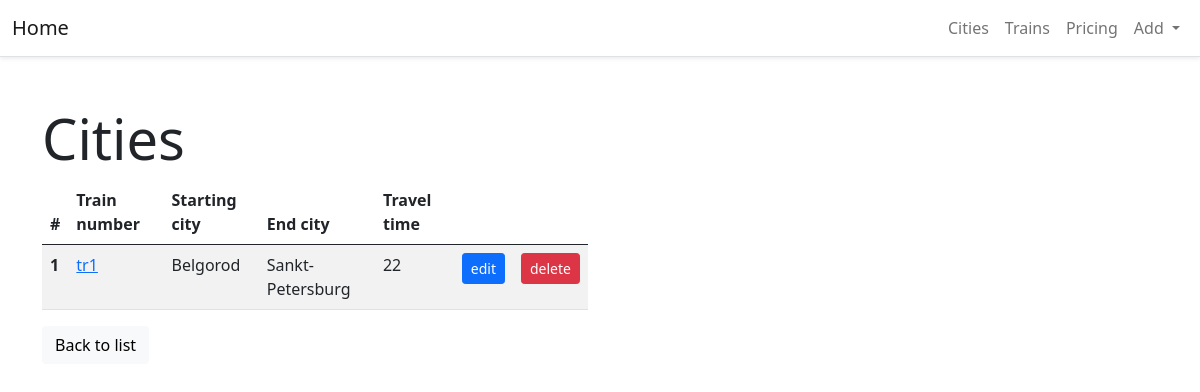
Screenshot of /trains/detail/1/ with the database file from the repository.
### trains/models.py (models this page shows, shortened)
class Train(models.Model):
    name = models.CharField(max_length=100, unique=True, verbose_name='Number train')
    from_city = models.ForeignKey(City, on_delete=models.CASCADE,
                                        verbose_name='Starting station',
                                        related_name = 'from_city')
    to_city = models.ForeignKey(City, on_delete=models.CASCADE,
                                        verbose_name='End station',
                                        related_name = 'to_city')
    travel_time = models.IntegerField(verbose_name='Travel time')
    class Meta:
        verbose_name = 'Train'
        verbose_name_plural = 'Trains'

### cities/models.py (models this page shows)
class City(models.Model):
    name = models.CharField(max_length=100, unique=True, verbose_name='City name')
    def __str__(self):
        return self.name
    class Meta:
        verbose_name="City"
        verbose_name_plural="Cities"

### trains/views.py (the view)
# urls.py: path('detail/<int:pk>/', TrainDetailView.as_view(), name='detail'),
class TrainDetailView(DetailView):
    queryset = Train.objects.all()
    context_object_name = 'object'
    template_name = 'trains/detail.html'

### trains/templates/trains/detail.html (shortened to what this page needs)
{% extends "base.html" %}
{% block content %}
    <h1 class="display-4" >
        Cities
    </h1>
    <div class="row">
        <div class="col-sm-6">
                <table class="table table-striped">
            <thead>
            <tr>
                <th>#</th>
                <th>Train number</th>
                <th>Starting city</th>
                <th>End city</th>
                <th>Travel time</th>
                <th></th>
                <th></th>
            </tr>
            </thead>
            <tbody>
            <tr>
                <th scope="row">{{object.id}}</th>
                <td><a href="/trains/detail/{{object.id}}">{{object.name}}</a></td>
                <td>{{object.from_city}}</td>
                <td>{{object.to_city}}</td>
                <td>{{object.travel_time}}</td>
                <td><a class="btn btn-primary btn-sm" href="/trains/update/{{object.id}}">edit</a></td>
                <td><a class="btn btn-danger btn-sm" href="/trains/delete/{{object.id}}">delete</a></td>
            </tr>
            </tbody>
        </table>
        </div>
    </div>
    <div class="row">
        <div class="col-md-6 col-xs-6 col-lg-6">
                <a href="{% url 'city:home' %}"><button type="button" class="btn btn-light" >Back to list</button></a>
        </div>
    </div>
{% endblock %}

### rows the page displays
Train: id "1", name "tr1", from_city "Belgorod", to_city "Sankt-Petersburg", travel_time "22"
